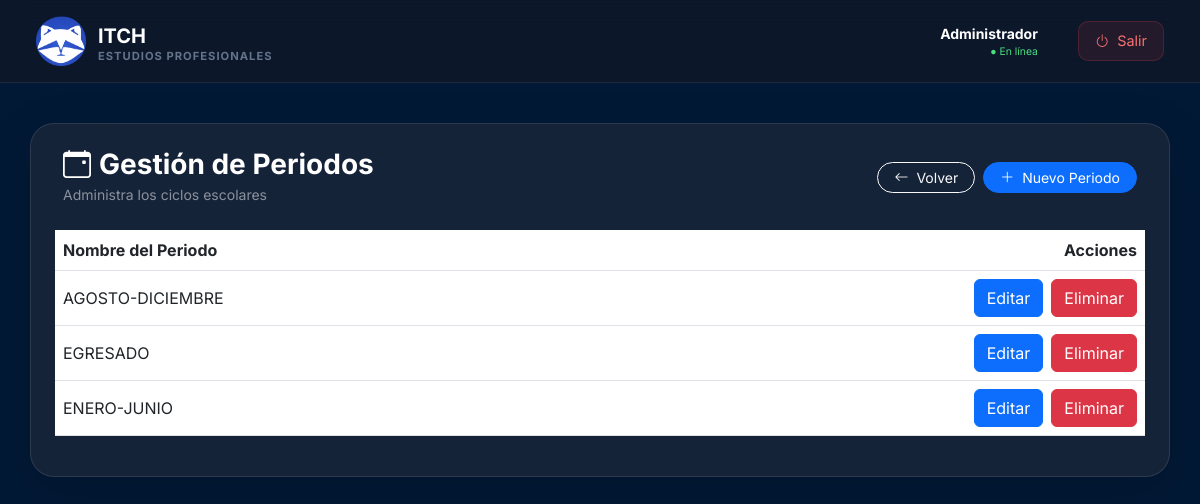
Page /admin/periodos/periodos.php (signed in) on the committed database.
### tables this page shows
CREATE TABLE IF NOT EXISTS periodos (
    id INT AUTO_INCREMENT PRIMARY KEY,
    nombre VARCHAR(50) NOT NULL
);

### web/admin/periodos/periodos.php (the view, shortened to what this page needs)
<?php
include("../../conexion.php");
include($_SERVER['DOCUMENT_ROOT'] . '/admin/includes/header.php');
$res_periodos = $conexion->query("SELECT * FROM periodos ORDER BY nombre ASC");
?>
   <link rel="stylesheet" href="../css/tablasG.css">
<div class="glass-card p-4 shadow-lg">
    <div class="d-flex justify-content-between align-items-center mb-4 px-2">
        <div>
            <h3 class="fw-bold m-0"><i class="bi bi-calendar-event me-2"></i>Gestión de Periodos</h3>
            <span class="text-white-50 small">Administra los ciclos escolares</span>
        </div>
        <div class="d-flex gap-2">
        <a href="../inicio.php" class="btn btn-outline-light btn-sm rounded-pill px-3">
                        <i class="bi bi-arrow-left me-1"></i> Volver
                    </a>
        <a href="agregar_periodo.php" class="btn btn-primary btn-sm rounded-pill px-3">
            <i class="bi bi-plus-lg me-1"></i> Nuevo Periodo
        </a></div>
    </div>
    <div class="table-responsive">
        <table class="table align-middle">
            <thead>
                <tr>
                    <th>Nombre del Periodo</th>
                    <th class="text-end">Acciones</th>
                </tr>
            </thead>
            <tbody>
                <?php while($per = $res_periodos->fetch_assoc()): ?>
                <tr>
                    <td><?= htmlspecialchars($per['nombre']) ?></td>
                    <td class="text-end">
                        <div class="d-flex gap-2 justify-content-end">
                            <a href="procesar_periodo.php?id=<?= $per['id'] ?>" class="btn btn-primary">
                                Editar
                            </a>
                            <button type="button" class="btn btn-danger " onclick="eliminarPer(<?= $per['id'] ?>)">
                                Eliminar
                        </button>
                        </div>
                    </td>
                </tr>
                <?php endwhile; ?>
            </tbody>
        </table>
    </div>
</div>

### web/admin/css/tablasG.css (style rules this page uses)
.glass-card { background: #1e293bb3; backdrop-filter: blur(15px); border: 1px solid #ffffff1a; border-radius: 24px; color: white; }

### web/admin/includes/header.php (style rules this page uses)
body { background: radial-gradient(circle at top right, #021936, #021936); min-height: 100vh; font-family: 'Inter', sans-serif; color: #f8fafc; }

### rows in the picture
periodos: nombre "AGOSTO-DICIEMBRE"
periodos: nombre "EGRESADO"
periodos: nombre "ENERO-JUNIO"
